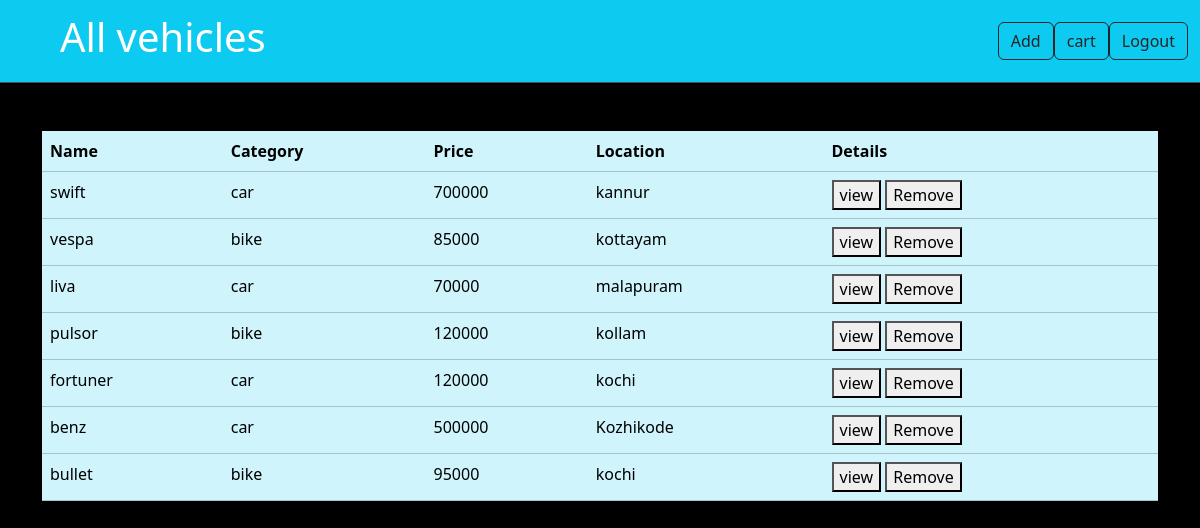
/listall, run on the app's committed database.
### scrap/models.py (models this page shows, shortened)
class scraps(models.Model):
    name=models.CharField(max_length=200,unique=True)
    category=models.CharField(max_length=200)
    price=models.IntegerField()
    description=models.CharField(max_length=500,null=True,blank=True)
    location=models.CharField(max_length=200)
    priority=models.IntegerField(default=0)
    picture=models.ImageField(upload_to="images",null=True)
    phone_no=models.CharField(max_length=200,null=True)

### scrap/views.py (the view)
# urls.py: path('listall',views.ScrapboxListView.as_view(),name="list-all"),
class ScrapboxListView(View):
    def get(self,request,*args,**kwargs):
        qs=scraps.objects.all()
        return render(request,"scrap_list.html",{"data":qs})

### scrap/templates/scrap_list.html (shortened to what this page needs)
<!DOCTYPE html>
<html lang="en">
<head>
    <link href="https://cdn.jsdelivr.net/npm/bootstrap@5.3.2/dist/css/bootstrap.min.css" rel="stylesheet">
</head>
<body style="background-color:black;">
    <nav class="navbar bg-info border-bottom border-body" data-bs-theme="dark">
        <div class="container-fluid ">
          <a class="navbar-brand color:white align-item-center mx-5"><h1>All vehicles</h1></a>
    <form class="d-flex" role="search">
        <div>
            <a href="{%url 'item-create'%}" class="ms-auto btn btn-outline-dark">Add</a>
        </div>
        <div >
                <a href="{%url 'cartlist-view'%}" class="ms-auto btn btn-outline-dark">cart</a>
        </div>
        <div >
                  <a href="{%url 'signout' %}" class="ms-auto btn btn-outline-dark">Logout</a>
        </div>
    </form>
        </div>
      </nav>
    <div class="container mt-5">
        <table class="table table-info">
            <tr>
                <th>Name</th>
                <th>Category</th>
                <th>Price</th>
               <th>Location</th>
                <th>Details</th>
            </tr>
            {%for veh in data%}
            <tr>
                <td>{{veh.name}}</td>
                <td>{{veh.category}}</td>
                <td>{{veh.price}}</td>
                <td>{{veh.location}}</td>
                <td>
                    <a href="{%url 'itemview' veh.id  %}"><button type="button">view</button></a>
                    <a href="{%url 'scrap-remove' veh.id %}"><button type="button">Remove</button></a>
                </td>
            </tr>
            {%endfor%}
        </table>
</body>
</html>

### data on the page
scraps: name "swift", category "car", price "700000", location "kannur"
scraps: name "vespa", category "bike", price "85000", location "kottayam"
scraps: name "liva", category "car", price "70000", location "malapuram"
scraps: name "pulsor", category "bike", price "120000", location "kollam"
scraps: name "fortuner", category "car", price "120000", location "kochi"
scraps: name "benz", category "car", price "500000", location "Kozhikode"
scraps: name "bullet", category "bike", price "95000", location "kochi"
